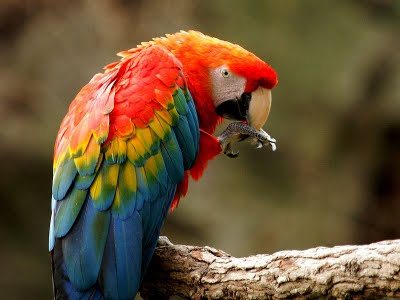
#> input picture TASK-18/arara.jpg, 400 x 300 px, found by its file name
$ python ISSUE18.py   (older library calls are emulated)
#> lines starting #> are read from the running program, lines starting #| are printed output that depends on the picture
import cv2
from matplotlib import pyplot

imagem = cv2.imread(r"C:\Users\yosef\Desktop\Lapiscos -Tasks\Lapsico-Tasks\TASK-18\arara.jpg")
#> imagem is the input picture: shape (300, 400, 3); mean B, G, R 54.4, 82.8, 105.2
imagem_cinza = cv2.cvtColor(imagem, cv2.COLOR_BGR2GRAY)
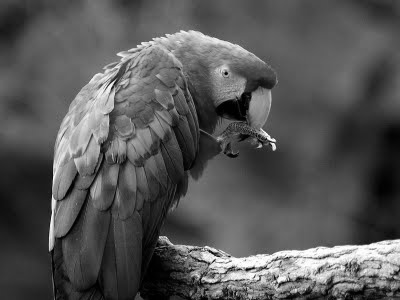
#> imagem_cinza: shape (300, 400); min 0, max 255, mean 86.3
# calculando laplaciano(CV_64F protege as bordas negativas de serem apagadas)
lap = cv2.Laplacian(imagem_cinza, cv2.CV_64F)
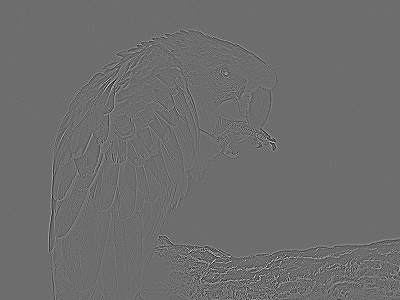
#> lap: shape (300, 400) float64; min -394, max 522, mean 0; drawn with min black and max white
# normalizando essa variável(Matriz de entrada, destination, lmt_inf, limt_sup, função para converter números e função para voltar para os 8 bits)
lap = cv2.normalize(lap, None, 0, 255, cv2.NORM_MINMAX, cv2.CV_8U)

h_lap = cv2.calcHist([lap], [0], None, [256],[0, 256])
#> h_lap = 256 values, max 39070 at index 110, min 0 at index 1, mean 468.8

pyplot.figure(figsize=(8, 5))

pyplot.subplot(1, 2, 1)
pyplot.title("Bordas detectadas")
pyplot.imshow(lap, cmap='gray')

pyplot.subplot(1, 2, 2)
pyplot.plot(h_lap)

pyplot.tight_layout()
pyplot.show()
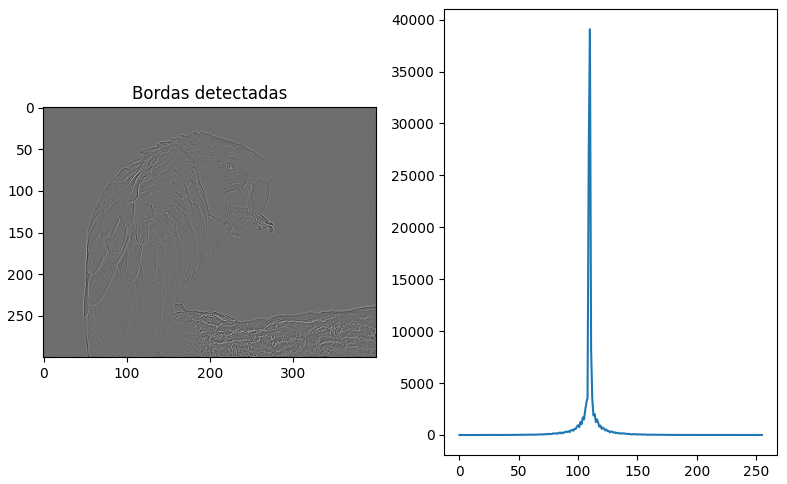
#> figure drawn by matplotlib, 2 panels; panel 2: curve peaks at x = 110, y = 39070
